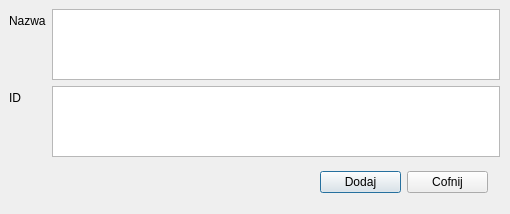
<?xml version="1.0" encoding="UTF-8"?>
<ui version="4.0">
 <class>NewContactDialog</class>
 <widget class="QDialog" name="NewContactDialog">
  <property name="geometry">
   <rect>
    <x>0</x>
    <y>0</y>
    <width>510</width>
    <height>214</height>
   </rect>
  </property>
  <property name="windowTitle">
   <string>Dialog</string>
  </property>
  <widget class="QWidget" name="formLayoutWidget">
   <property name="geometry">
    <rect>
     <x>9</x>
     <y>9</y>
     <width>491</width>
     <height>148</height>
    </rect>
   </property>
   <layout class="QFormLayout" name="formLayout">
    <item row="0" column="1">
     <widget class="QTextEdit" name="nameTXT">
      <property name="layoutDirection">
       <enum>Qt::LeftToRight</enum>
      </property>
      <property name="autoFillBackground">
       <bool>false</bool>
      </property>
     </widget>
    </item>
    <item row="0" column="0">
     <widget class="QLabel" name="label_name">
      <property name="text">
       <string>Nazwa</string>
      </property>
     </widget>
    </item>
    <item row="1" column="0">
     <widget class="QLabel" name="label_ip">
      <property name="text">
       <string>ID</string>
      </property>
     </widget>
    </item>
    <item row="1" column="1">
     <widget class="QTextEdit" name="ipTXT">
      <property name="layoutDirection">
       <enum>Qt::LeftToRight</enum>
      </property>
     </widget>
    </item>
   </layout>
  </widget>
  <widget class="QWidget" name="layoutWidget">
   <property name="geometry">
    <rect>
     <x>320</x>
     <y>170</y>
     <width>168</width>
     <height>24</height>
    </rect>
   </property>
   <layout class="QHBoxLayout" name="horizontalLayout">
    <item>
     <widget class="QPushButton" name="add">
      <property name="text">
       <string>Dodaj</string>
      </property>
     </widget>
    </item>
    <item>
     <widget class="QPushButton" name="cancel">
      <property name="text">
       <string>Cofnij</string>
      </property>
     </widget>
    </item>
   </layout>
  </widget>
 </widget>
 <resources/>
 <connections/>
</ui>
